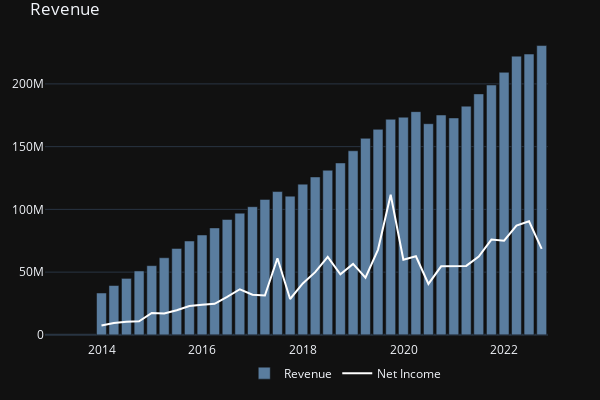
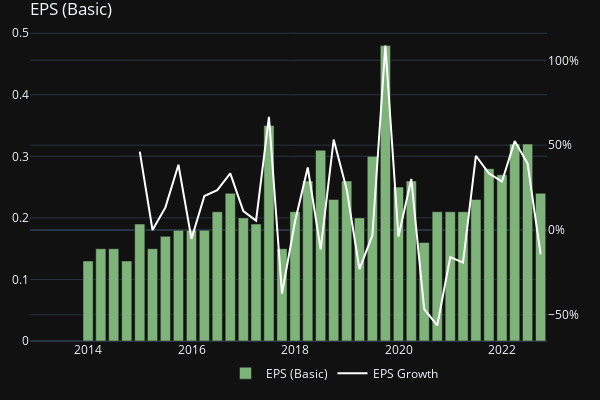
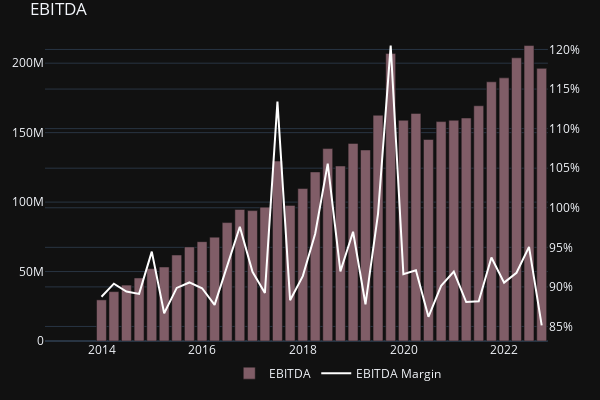
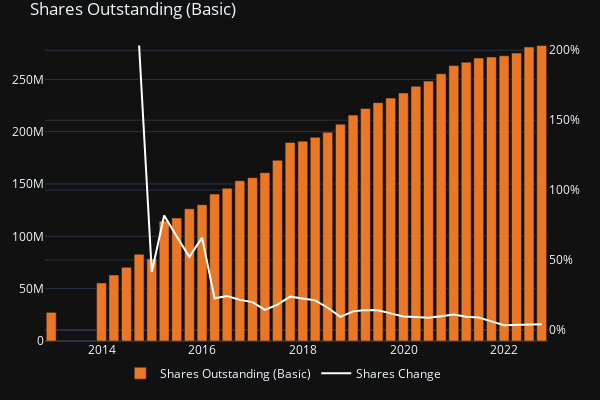

Notebook cell for these charts, in order:
### Code cell
revenue_plot = create_plot_bar_line(income_statements, 'Revenue', 'Net Income', secondary_y=False) # Cost of Revenue
eps_plot = create_plot_bar_line(income_statements, 'EPS (Basic)', 'EPS Growth', y2perc=True, bar_color='#7eb37a')
ebitda_plot = create_plot_bar_line(income_statements, 'EBITDA', 'EBITDA Margin', y2perc=True, bar_color='#805d67')
shares_plot = create_plot_bar_line(income_statements, 'Shares Outstanding (Basic)', 'Shares Change', y2perc=True, bar_color='#ea7726') 
fcf_plot = create_plot_bar_line(income_statements, 'Free Cash Flow', 'Free Cash Flow Per Share', bar_color='#8d8b55')
profit_plot = create_plot_bar_line(income_statements, 'Gross Profit', 'Operating Expenses', secondary_y=False, bar_color='#7c459c')
dividends_plot = create_plot_bar_line(income_statements, 'Dividend Per Share', 'Dividend Growth', y2perc=True, bar_color='#03c03c')
dividends_full_history = create_plot_bar_line(div_history_df, 'amount', 'adjusted_amount', title='Full dividend history', bar_color='#03c03c')
margins_plot = create_line_plot(income_statements, y=['Gross Margin', 'Operating Margin', 'Profit Margin', 'Free Cash Flow Margin'], title='Margins')
ema_plot = create_ema_plot([STOCK], emas=[10, 20, 30, 40, 50])
